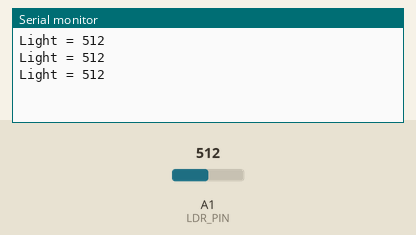
Bench run of a sketch on a simulated Arduino Uno, built with avr-gcc and run on an emulated ATmega328P. On the bench: the last lines printed to the serial monitor. The test bench sets the inputs (shaded band); at power-on: A1 (LDR_PIN) = 512.

Above: at 1.3 s.
1.4 s: A1 (LDR_PIN) set to 716
At 1.9 s:
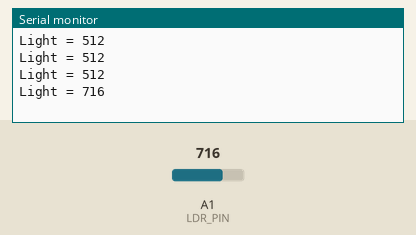
2.9 s: A1 (LDR_PIN) set to 900
At 3.4 s:
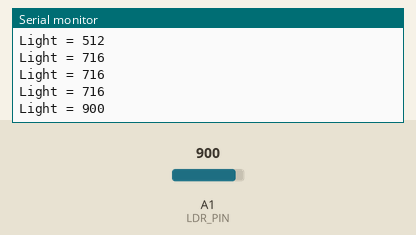
Timing chart, 0 to 5.9 s (numbered marks = the images above; inputs shaded):
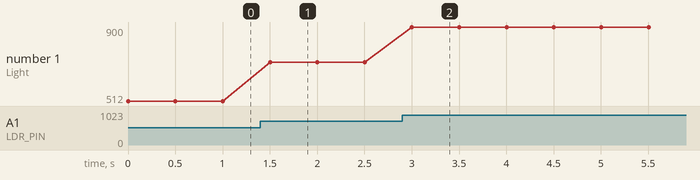

The sketch:

an_c.ino
```cpp
// ตัวอย่างที่ 4.2 อ่านค่าความสว่างจาก photoresistor ที่ขา A1
const int LDR_PIN = A1;

void setup() {
  Serial.begin(9600);
}

void loop() {
  int light = analogRead(LDR_PIN);  // สว่างมาก = ค่ามาก (photoresistor อยู่ฝั่ง 5V)
  Serial.print("Light = ");
  Serial.println(light);
  delay(500);
}
```

Measured:
- after the input at 1.4 s, the serial monitor: prints a new line after 0.10 s (image 1)
- after the input at 2.9 s, the serial monitor: prints a new line after 0.10 s (image 2)
- plotted number 1: 512 → 716 after the input at 1.4 s, 716 → 900 after the input at 2.9 s
